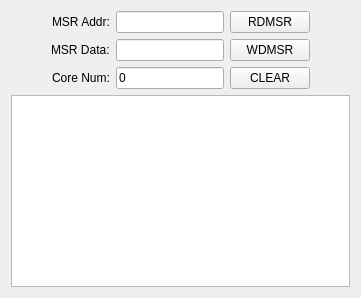
          <widget class="QWidget" name="rwmsrpage">
           <layout class="QVBoxLayout" name="verticalLayout_21">
            <item>
             <layout class="QHBoxLayout" name="horizontalLayout_6">
              <item>
               <spacer name="horizontalSpacer_4">
                <property name="orientation">
                 <enum>Qt::Horizontal</enum>
                </property>
                <property name="sizeHint" stdset="0">
                 <size>
                  <width>40</width>
                  <height>20</height>
                 </size>
                </property>
               </spacer>
              </item>
              <item>
               <widget class="QLabel" name="msraddrlabel">
                <property name="text">
                 <string>MSR Addr:</string>
                </property>
               </widget>
              </item>
              <item>
               <widget class="QLineEdit" name="MSRADDRlineEdit"/>
              </item>
              <item>
               <widget class="QPushButton" name="msreadpushButton">
                <property name="text">
                 <string>RDMSR</string>
                </property>
               </widget>
              </item>
              <item>
               <spacer name="horizontalSpacer_5">
                <property name="orientation">
                 <enum>Qt::Horizontal</enum>
                </property>
                <property name="sizeHint" stdset="0">
                 <size>
                  <width>40</width>
                  <height>20</height>
                 </size>
                </property>
               </spacer>
              </item>
             </layout>
            </item>
            <item>
             <layout class="QHBoxLayout" name="horizontalLayout_7">
              <item>
               <spacer name="horizontalSpacer_2">
                <property name="orientation">
                 <enum>Qt::Horizontal</enum>
                </property>
                <property name="sizeHint" stdset="0">
                 <size>
                  <width>40</width>
                  <height>20</height>
                 </size>
                </property>
               </spacer>
              </item>
              <item>
               <widget class="QLabel" name="msrdatalabel">
                <property name="text">
                 <string>MSR Data:</string>
                </property>
               </widget>
              </item>
              <item>
               <widget class="QLineEdit" name="MSRDATAlineEdit"/>
              </item>
              <item>
               <widget class="QPushButton" name="mstwritepushButton">
                <property name="text">
                 <string>WDMSR</string>
                </property>
               </widget>
              </item>
              <item>
               <spacer name="horizontalSpacer_3">
                <property name="orientation">
                 <enum>Qt::Horizontal</enum>
                </property>
                <property name="sizeHint" stdset="0">
                 <size>
                  <width>40</width>
                  <height>20</height>
                 </size>
                </property>
               </spacer>
              </item>
             </layout>
            </item>
            <item>
             <layout class="QHBoxLayout" name="horizontalLayout_11">
              <item>
               <spacer name="horizontalSpacer_6">
                <property name="orientation">
                 <enum>Qt::Horizontal</enum>
                </property>
                <property name="sizeHint" stdset="0">
                 <size>
                  <width>40</width>
                  <height>20</height>
                 </size>
                </property>
               </spacer>
              </item>
              <item>
               <widget class="QLabel" name="msrcorenumlabel">
                <property name="text">
                 <string>Core Num:</string>
                </property>
               </widget>
              </item>
              <item>
               <widget class="QLineEdit" name="MSRcorenumlineEdit">
                <property name="text">
                 <string>0</string>
                </property>
               </widget>
              </item>
              <item>
               <widget class="QPushButton" name="msrcorenumpushButton">
                <property name="text">
                 <string>CLEAR</string>
                </property>
               </widget>
              </item>
              <item>
               <spacer name="horizontalSpacer_7">
                <property name="orientation">
                 <enum>Qt::Horizontal</enum>
                </property>
                <property name="sizeHint" stdset="0">
                 <size>
                  <width>40</width>
                  <height>20</height>
                 </size>
                </property>
               </spacer>
              </item>
             </layout>
            </item>
            <item>
             <widget class="QTableWidget" name="rwmsrtableWidget"/>
            </item>
           </layout>
          </widget>
